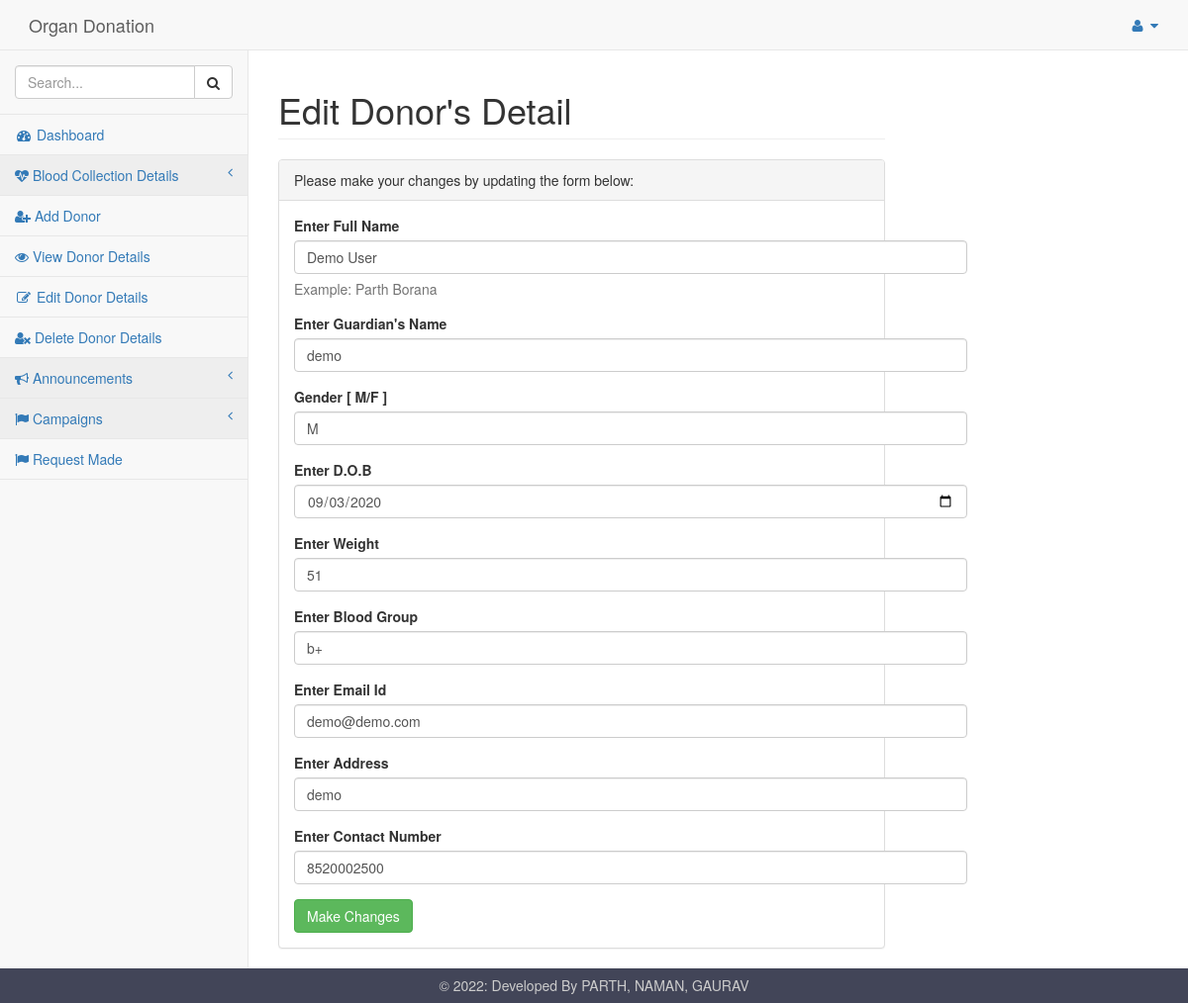
The app's page /pages/editform.php?id=18 with its own data.
### tables this page shows
CREATE TABLE IF NOT EXISTS `donor` (
`id` int(11) NOT NULL,
  `name` varchar(20) NOT NULL,
  `guardiansname` varchar(20) NOT NULL,
  `gender` varchar(20) NOT NULL,
  `dob` date NOT NULL,
  `weight` int(11) NOT NULL,
  `bloodgroup` varchar(3) NOT NULL,
  `email` varchar(20) NOT NULL,
  `address` varchar(20) NOT NULL,
  `contact` varchar(10) NOT NULL,
  `username` varchar(20) NOT NULL,
  `password` varchar(20) NOT NULL
);

### pages/editform.php (the view, shortened to what this page needs)
<!DOCTYPE html>
<html lang="en">
<head>
    <link href="../vendor/bootstrap/css/bootstrap.min.css" rel="stylesheet">
    <link href="../vendor/metisMenu/metisMenu.min.css" rel="stylesheet">
    <link href="../dist/css/sb-admin-2.css" rel="stylesheet">
    <link href="../vendor/font-awesome/css/font-awesome.min.css" rel="stylesheet" type="text/css">
    <link rel="stylesheet" href="../icofont/icofont.min.css">
</head>
<body>
    <div id="wrapper">
        <?php include 'includes/nav.php'?>
        <div id="page-wrapper">
            <div class="row">
                <div class="col-lg-12">
                    <h1 class="page-header">Edit Donor's Detail</h1>
                </div>
            </div>
            <div class="row">
                <div class="col-lg-12">
                    <div class="panel panel-default">
                        <div class="panel-heading">
                            Please make your changes by updating the form below:
                        </div>
                        <div class="panel-body">
                            <div class="row">
                                <div class="col-lg-6">
                                <?php
include 'dbconnect.php';
$id=$_GET['id'];
$qry= "select * from donor where id='$id'";
$result=mysqli_query($conn,$qry);
while($row=mysqli_fetch_array($result)){
?>
                                    <form role="form" action="edit.php" method="post">
                                        <div class="form-group">
                                            <label>Enter Full Name</label>
                                            <input class="form-control" name="name" type="text" value='<?php echo $row['name']; ?>' required>
                                            <p class="help-block">Example: Parth Borana </p>
                                        </div>
                                        <div class="form-group">
                                            <label>Enter Guardian's Name</label>
                                            <input class="form-control" type="text" name="guardiansname" value='<?php echo $row['guardiansname']; ?>' required>
                                        </div>
                                        <div class="form-group">
                                            <label>Gender [ M/F ]</label>
                                            <input class="form-control" type="text" name="gender" value='<?php echo $row['gender']; ?>' required>
                                        </div>
                                        <div class="form-group">
                                            <label>Enter D.O.B</label>
                                            <input class="form-control" type="date" name="dob" value='<?php echo $row['dob']; ?>' required>
                                        </div>
                                        <div class="form-group">
                                            <label>Enter Weight</label>
                                            <input class="form-control" type="number" name="weight" value='<?php echo $row['weight']; ?>' required>
                                        </div>
                                        <div class="form-group">
                                            <label>Enter Blood Group</label>
                                            <input class="form-control" type="text" name="bloodgroup" value='<?php echo $row['bloodgroup']; ?>' required>
                                        </div>
                                        <div class="form-group">
                                            <label>Enter Email Id</label>
                                            <input class="form-control" type="email" name="email" value='<?php echo $row['email']; ?>' required>
                                        </div>
                                        <div class="form-group">
                                            <label>Enter Address</label>
                                            <input class="form-control" type="text" name="address" value='<?php echo $row['address']; ?>' required>
                                        </div>
                                        <div class="form-group">
                                            <label>Enter Contact Number</label>
                                            <input class="form-control" type="number" name="contact" value='<?php echo $row['contact']; ?>' required>
                                        </div>
                                    <button type="submit" class="btn btn-success">Make Changes</button>
                                    </form>
                                </div>
    <?php
}
?>
                            </div>
                        </div>
                    </div>
                </div>
            </div>
        </div>
    </div>
</body>
<footer>
        <p>&copy; <?php echo date("Y"); ?>: Developed By PARTH, NAMAN, GAURAV</p>
    </footer>
</html>

### pages/editform.php (style rules this page uses)
footer { background-color: #424558; bottom: 0; left: 0; right: 0; height: 35px; text-align: center; color: #CCC; }
footer p { padding: 10.5px; margin: 0px; line-height: 100%; }

### records on screen
donor: name "Demo User", guardiansname "demo", gender "M", dob "09/03/2020", weight "51", bloodgroup "b+", email "demo@demo.com", address "demo", contact "8520002500"
